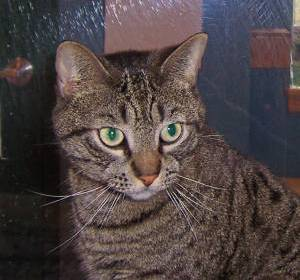
#> input picture opencv/images/test.jpg, 300 x 280 px, found by its file name
$ python 4_5.py
#> lines starting #> are read from the running program, lines starting #| are printed output that depends on the picture
# 形态转化
# 在本教程中：
#
#     我们将学习不同的形态操作，如腐蚀、扩张、开、闭等。
#     我们将看到不同的函数，如： cv.erode()、 cv.dilate()、 **cv.morphologyEx()**等。

#1 腐蚀
import cv2 as cv
import numpy as np
from matplotlib import pyplot as plt
img = cv.imread('./images/test.jpg')
#> img is the input picture: shape (280, 300, 3); mean B, G, R 68, 68.3, 78.8
blur = cv.blur(img, (5, 5))
plt.subplot(121),plt.imshow(img),plt.title('Original')
plt.xticks([]), plt.yticks([])
plt.subplot(122),plt.imshow(blur),plt.title('Blurred')
plt.xticks([]), plt.yticks([])
plt.show()
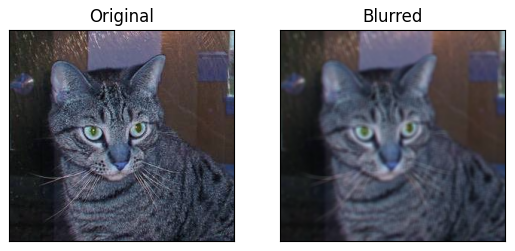
#> figure drawn by matplotlib, 2 panels; B, G, R data is drawn as R, G, B

#扩张
kernel = np.ones((5, 5))
dilation = cv.dilate(img, kernel, iterations=1)
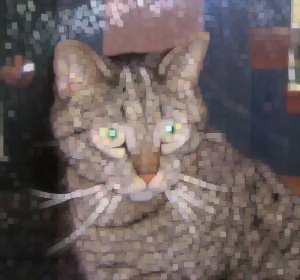
#> dilation: shape (280, 300, 3); mean B, G, R 94.8, 95.2, 106.3

#开
opening = cv.morphologyEx(img, cv.MORPH_OPEN, kernel)
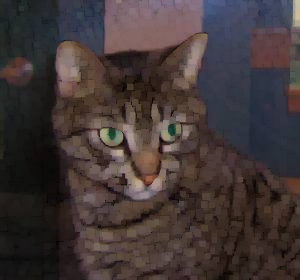
#> opening: shape (280, 300, 3); mean B, G, R 55.2, 55.6, 66.1

#闭
closing = cv.morphologyEx(img, cv.MORPH_CLOSE, kernel)
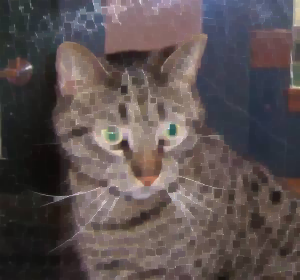
#> closing: shape (280, 300, 3); mean B, G, R 80.5, 80.8, 91.3

#形态梯度
gradient = cv.morphologyEx(img, cv.MORPH_GRADIENT, kernel)
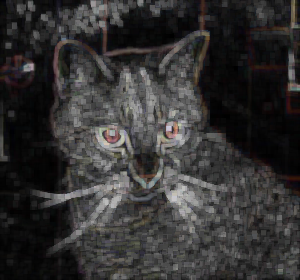
#> gradient: shape (280, 300, 3); mean B, G, R 50.3, 50.5, 51.8

#顶帽
tophat = cv.morphologyEx(img, cv.MORPH_TOPHAT, kernel)
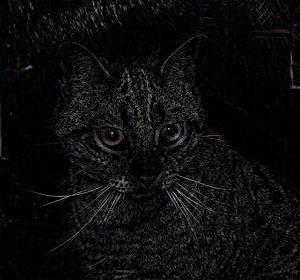
#> tophat: shape (280, 300, 3); mean B, G, R 12.8, 12.7, 12.6

#黑帽
blackhat = cv.morphologyEx(img, cv.MORPH_BLACKHAT, kernel)
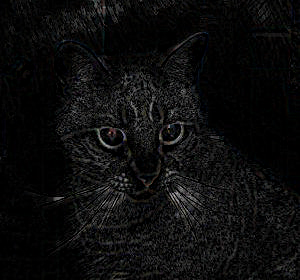
#> blackhat: shape (280, 300, 3); mean B, G, R 12.6, 12.5, 12.5

#结构参量
#矩形
cv.getStructuringElement(cv.MORPH_RECT, (5, 5))
#椭圆
cv.getStructuringElement(cv.MORPH_ELLIPSE, (5, 5))
#十字形
cv.getStructuringElement(cv.MORPH_CROSS, (5, 5))
